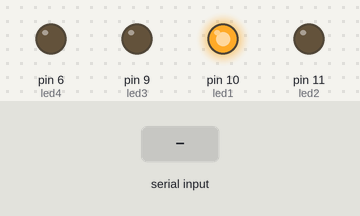
The sketch below on a simulated Arduino Uno, built with avr-gcc and run on an emulated ATmega328P. Parts: output pins drawn as LEDs (lit = HIGH). The inputs (shaded band) are chosen by the test bench. What the sketch prints to the serial monitor is not drawn.

Above: at 0.01 s.
At 1.6 s:
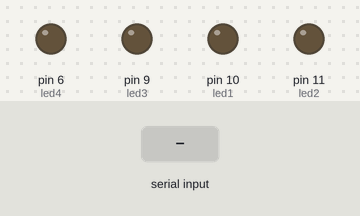
1.7 s: "90,45\n" received over Serial
Timing chart, 0 to 4.7 s (numbered marks = the images above; inputs shaded):
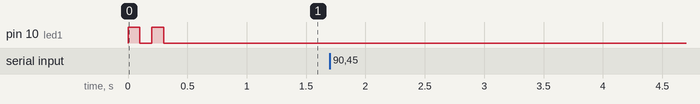

The sketch:

python_comm.ino
```cpp
int x=0;
int led1=10;
int led2=11;
int led3=9;
int led4=6;

void setup() {
  Serial.begin(9600);
  Serial.setTimeout(1);
  pinMode(led1,OUTPUT);
  pinMode(led2,OUTPUT);
  pinMode(led3,OUTPUT);
  pinMode(led4,OUTPUT);
  digitalWrite(led1,HIGH);
  delay(100);
  digitalWrite(led1,LOW);
  delay(100);
  digitalWrite(led1,HIGH);
  delay(100);
  digitalWrite(led1,LOW);
  delay(100);
}

void loop() {
//  Serial.print(x);
  while (!Serial.available()){}
  delay(5);
  x=Serial.readString().toInt();
  Serial.println(x);
//  digitalWrite(led1,x);
//  digitalWrite(led2,x);
//  digitalWrite(led3,x);
//  digitalWrite(led4,x);
}
```

Measured:
- after the input at 1.7 s, every drawn part: stays the same
